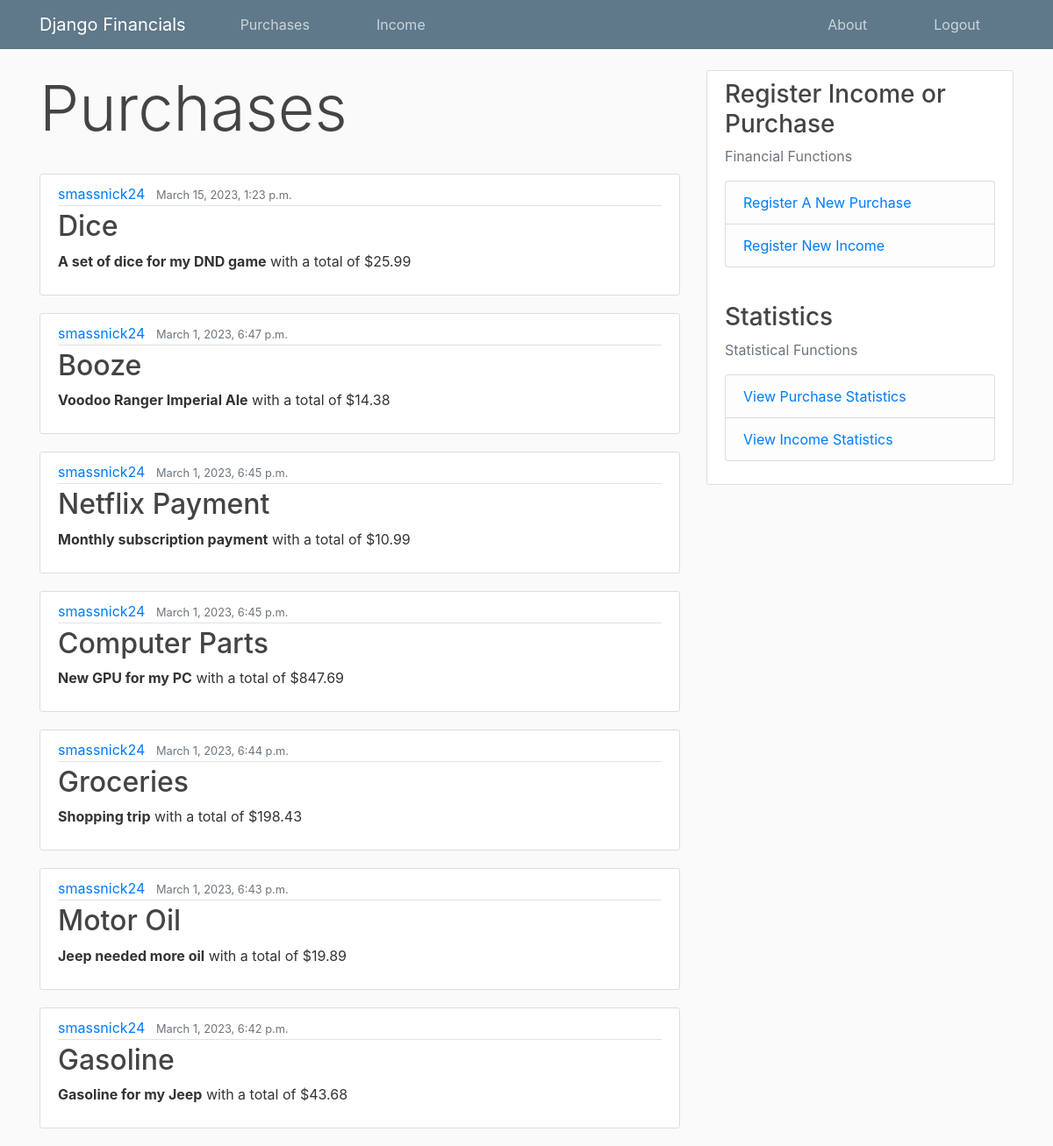
The app's page / (signed in), older data.
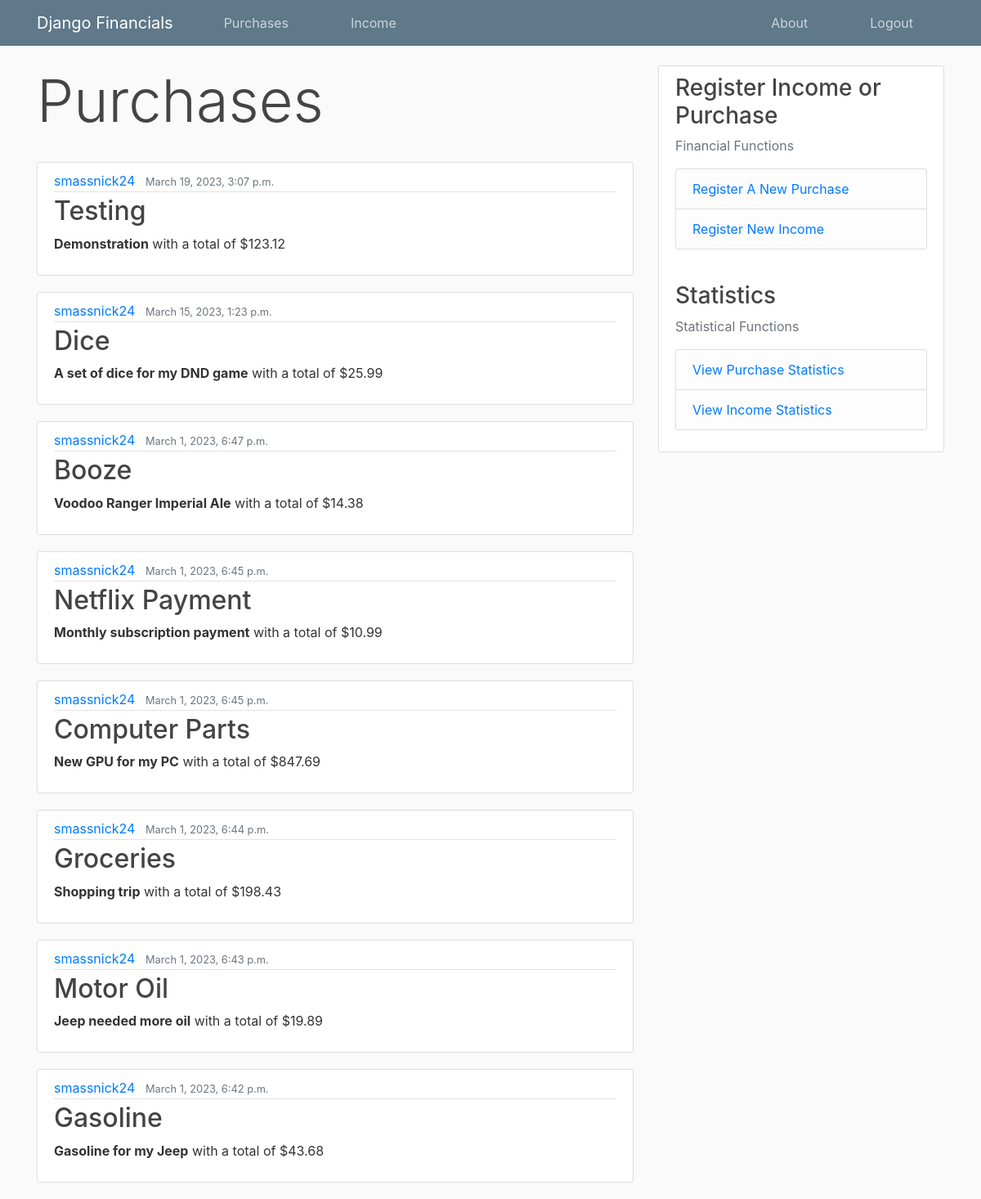
The same page, newer data.
### finance_app/models.py (models this page shows, shortened)
class Purchase(models.Model):
    purchase_name = models.CharField(max_length=100)
    purchase_description = models.TextField()
    amount = models.FloatField()
    date_purchased = models.DateTimeField(default=timezone.now)
    month_purchased = models.IntegerField(default=timezone.now().month)
    owner = models.ForeignKey(User, on_delete=models.CASCADE)

### finance_app/views.py (the view)
# urls.py: path("", views.purchase_page, name="purchase_page"),
@login_required
def purchase_page(request):
    context = {
        "title": "Purchases",
        'purchases': reversed(Purchase.objects.all())
    }
    return render(request, "finance_app/purchases.html", context)

### finance_app/templates/finance_app/purchases.html (shortened to what this page needs)
{% extends "finance_app/base.html"%}
{% block content%}
    <h1 class="display-3">Purchases</h1>
    <br>
    {% for purchase in purchases %}
       {% if purchase.owner == user %}
        <article class="media content-section">
            <div class="media-body">
                <div class="article-metadata">
                    <a class="mr-2" href="#">{{purchase.owner}}</a>
                    <small class="text-muted">{{purchase.date_purchased}}</small>
                </div>
                <h2><a class="article-title" href="#">{{purchase.purchase_name}}</a></h2>
                <p class="article-content"><strong>{{purchase.purchase_description}}</strong> with a total of ${{purchase.amount}}</p>
        </article>
       {% endif %}
    {% endfor %}
{% endblock content%}

Row changes from the older to the newer data that the page shows:
added Purchase: owner "smassnick24", date_purchased "March 19, 2023, 3:07 p.m.", purchase_name "Testing", purchase_description "Demonstration", amount "123.12"
